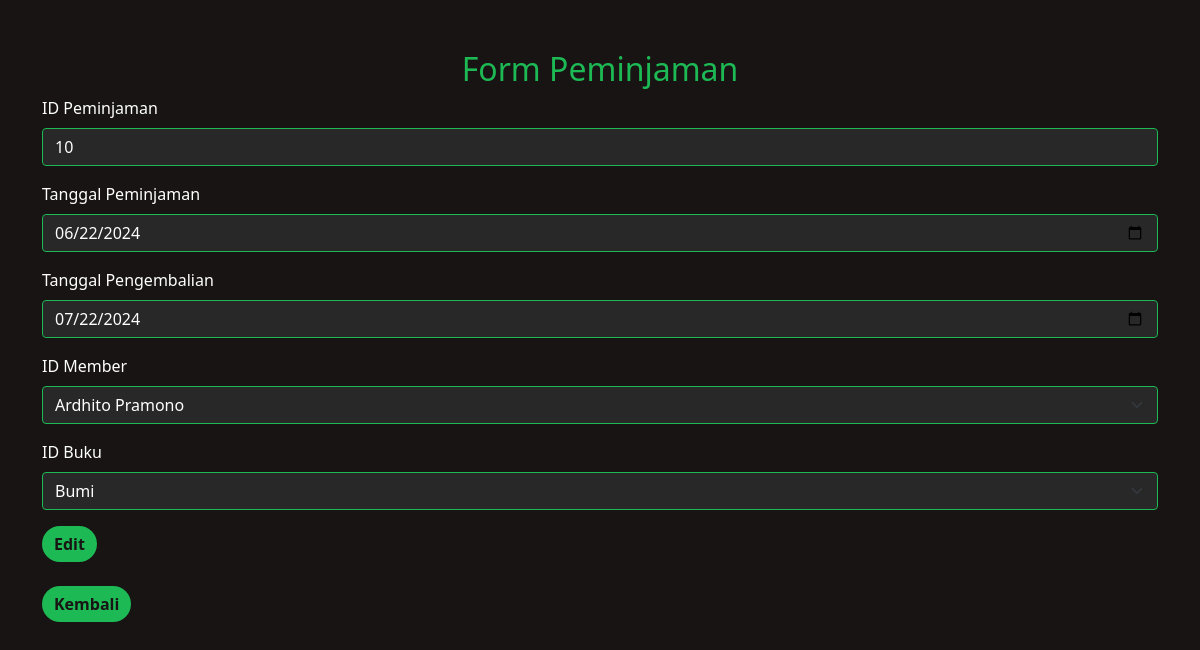
The page /formPeminjaman.php?id_peminjaman=10 on the database its author committed.
### tables this page shows
CREATE TABLE `peminjaman` (
  `id_peminjaman` int(11) NOT NULL,
  `tgl_pinjam` date NOT NULL,
  `tgl_kembali` date NOT NULL,
  `id_member` int(11) NOT NULL,
  `id_buku` int(11) NOT NULL
);

CREATE TABLE `member` (
  `id_member` int(11) NOT NULL,
  `nama_member` varchar(250) NOT NULL,
  `nomor_member` varchar(15) NOT NULL,
  `alamat` text NOT NULL,
  `tgl_mendaftar` datetime NOT NULL,
  `tgl_terakhir_bayar` date NOT NULL
);

CREATE TABLE `buku` (
  `id_buku` int(11) NOT NULL,
  `judul_buku` varchar(500) NOT NULL,
  `penulis` varchar(500) NOT NULL,
  `penerbit` varchar(250) NOT NULL,
  `tahun_terbit` int(11) NOT NULL
);

### model.php (called while the page is built, shortened)
<?php
    require('Koneksi.php');
    function tampilIdBuku() {
        global $kon;
        $sql = "SELECT * FROM buku";
        $result = mysqli_query($kon, $sql);
        return $result;
    }
    function tampilIdMember() {
        global $kon;
        $sql = "SELECT * FROM member";
        $result = mysqli_query($kon, $sql);
        return $result;
    }
?>

### formPeminjaman.php (the view, shortened to what this page needs)
<?php
    require('model.php');
?>
<!DOCTYPE html>
<html lang="en">
<head>
    <link href="https://cdn.jsdelivr.net/npm/bootstrap@5.0.0-beta2/dist/css/bootstrap.min.css" rel="stylesheet">
</head>
<body>
    <div class="container">
        <h2 class="text-center">Form Peminjaman</h2>
        <form method="post">
            <?php
            if(isset($_GET['id_peminjaman'])) {
                $sql = "SELECT * FROM peminjaman WHERE id_peminjaman = " . $_GET['id_peminjaman'];
                $result = mysqli_query($conn, $sql);
                foreach($result as $res) :
            ?>
                <div class="mb-3">
                    <label for="id_peminjaman" class="form-label">ID Peminjaman</label>
                    <input type="text" class="form-control" id="id_peminjaman" name="id_peminjaman" value="<?php echo $res["id_peminjaman"]; ?>" required>
                </div>
                <div class="mb-3">
                    <label for="pinjam" class="form-label">Tanggal Peminjaman</label>
                    <input type="date" class="form-control" id="pinjam" name="pinjam" value="<?php echo $res["tgl_pinjam"]; ?>" required>
                </div>
                <div class="mb-3">
                    <label for="kembali" class="form-label">Tanggal Pengembalian</label>
                    <input type="date" class="form-control" id="kembali" name="kembali" value="<?php echo $res["tgl_kembali"]; ?>" required>
                </div>
                <div class="mb-3">
                    <label for="id_member" class="form-label">ID Member</label>
                    <select class="form-select" id="id_member" name="id_member">
                    <?php
                    $member = tampilIdMember();
                    foreach($member as $mb) :
                    ?>
                    <option value="<?= $mb['id_member']; ?>" <?= ($mb['id_member'] == $res['id_member']) ? 'selected' : ''; ?>><?= $mb['nama_member']; ?></option>
                    <?php
                    endforeach;
                    ?>
                    </select>
                </div>
                <div class="mb-3">
                    <label for="id_buku" class="form-label">ID Buku</label>
                    <select class="form-select" id="id_buku" name="id_buku">
                    <?php
                    $buku = tampilIdBuku();
                    foreach($buku as $bk) :
                    ?>
                    <option value="<?= $bk['id_buku']; ?>" <?= ($bk['id_buku'] == $res['id_buku']) ? 'selected' : ''; ?>><?= $bk['judul_buku']; ?></option>
                    <?php
                    endforeach;
                    ?>
                    </select>
                </div>
                <button type="submit" class="btn btn-primary" name="update">Edit</button>
            <?php
                endforeach;
            } ?>
        </form>
        <br>
        <a href="peminjaman.php" class="btn btn-secondary">Kembali</a>
    </div>
</body>
</html>

### formPeminjaman.php (style rules this page uses)
body { background-color: #191414; color: #FFFFFF; }
.container { margin-top: 50px; }
h2 { color: #1DB954; }
.btn-primary, .btn-secondary { background-color: #1DB954; color: #191414; border: none; border-radius: 25px; font-weight: bold; }
.form-control, .form-select { background-color: #282828; color: #FFFFFF; border: 1px solid #1DB954; }

### rows shown on the page
peminjaman: id_peminjaman "10", pinjam "06/22/2024", kembali "07/22/2024", id_member "Ardhito Pramono", id_buku "Bumi"
